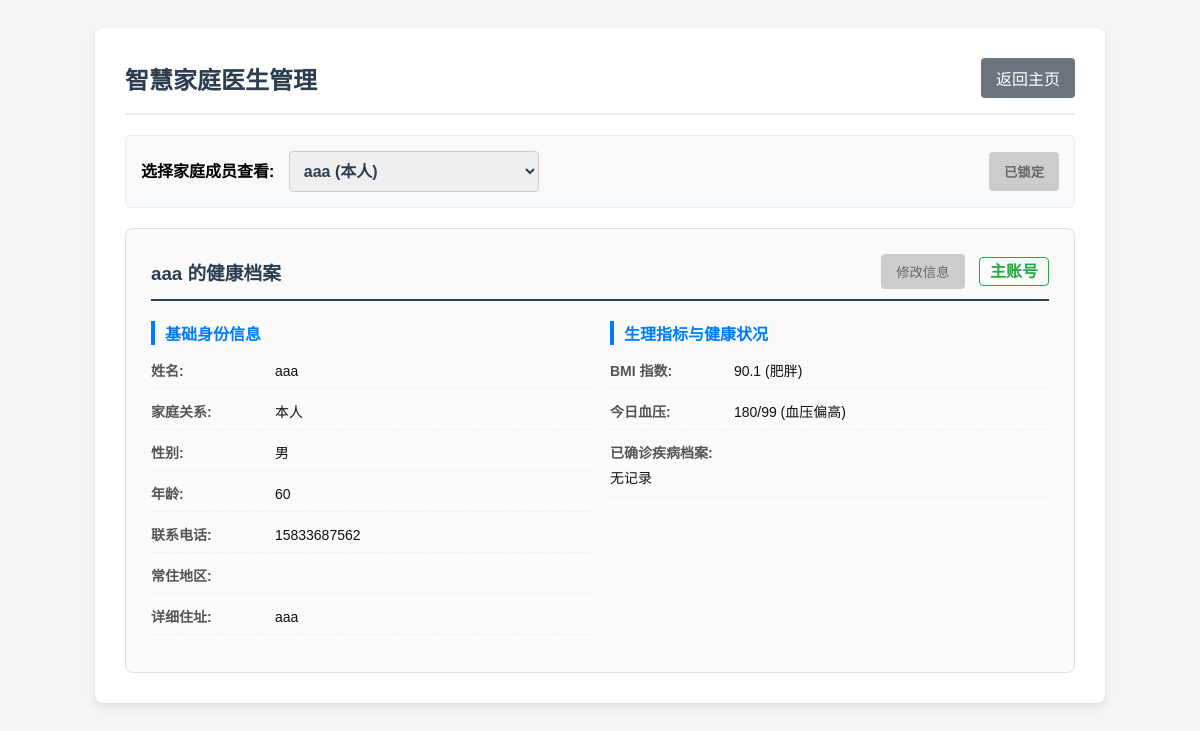
Screenshot of /family_management (signed in) with the database file from the repository.
### models.py (models this page shows)
class FamilyMember(db.Model):
    id = db.Column(db.Integer, primary_key=True)
    user_id = db.Column(db.Integer, db.ForeignKey('user.id'), nullable=False)
    name = db.Column(db.String(50), nullable=False)
    relation = db.Column(db.String(20), nullable=False)
    gender = db.Column(db.String(10), nullable=False)
    phone = db.Column(db.String(20), nullable=True)
    age = db.Column(db.Integer, nullable=True)
    province = db.Column(db.String(50), nullable=True)
    city = db.Column(db.String(50), nullable=True)
    community = db.Column(db.String(100), nullable=True)
    address = db.Column(db.String(200), nullable=True)
    height = db.Column(db.Float, nullable=True)
    weight = db.Column(db.Float, nullable=True)
    blood_pressure_systolic = db.Column(db.Integer, nullable=True)
    blood_pressure_diastolic = db.Column(db.Integer, nullable=True)
    disease_info = db.Column(db.Text, nullable=True)
    is_public_health_risk = db.Column(db.Boolean, default=False)
    admin_advice = db.Column(db.Text, nullable=True)
    medical_reports = db.relationship('MedicalReport', backref='member', lazy=True, cascade="all, delete-orphan")

### app.py (the view, shortened to what this page needs)
@app.route('/family_management', methods=['GET', 'POST'])
def family_management():
    if 'user_id' not in session: return redirect(url_for('login'))
    user = db.session.get(User, session['user_id'])
    members_data = []
    for m in user.family_members:
        bmi_val, bmi_msg, bmi_status = calculate_bmi_info(m.height, m.weight)
        bp_val, bp_msg, bp_status = evaluate_bp(m.blood_pressure_systolic, m.blood_pressure_diastolic)
        members_data.append(
            {'obj': m, 'bmi_val': bmi_val, 'bmi_msg': bmi_msg, 'bmi_status': bmi_status, 'bp_val': bp_val,
             'bp_msg': bp_msg, 'bp_status': bp_status})
    return render_template('family_management.html', user=user, members_data=members_data)

### app.py (called while the page is built, shortened)
@app.before_request
def enforce_readonly_lock():
    if request.method == 'POST' and 'user_id' in session:
        allowed_routes = ['logout', 'risk_assessment']
        if request.endpoint in allowed_routes:
            return None
        user = db.session.get(User, session['user_id'])
        if user and user.is_locked:
            flash('您的数据已被锁定，无法进行修改。')
            return redirect(request.referrer or url_for('user_dashboard'))

@app.context_processor
def inject_global_data():
    role = session.get('role')
    return dict()

def calculate_bmi_info(height_cm, weight_kg):
    if not height_cm or not weight_kg: return None, "数据不足", "normal"
    bmi = round(weight_kg / ((height_cm / 100) ** 2), 1)
    if bmi < 18.5:
        return bmi, "体重过低", "warning"
    elif 18.5 <= bmi < 24.9:
        return bmi, "体重正常", "success"
    elif 25 <= bmi < 29.9:
        return bmi, "超重", "danger"
    else:
        return bmi, "肥胖", "danger"

def evaluate_bp(high, low):
    if high is None or low is None: return None, "未填写", "normal"
    try:
        h, l = int(high), int(low)
    except:
        return None, "数据异常", "normal"
    if h >= 140 or l >= 90:
        return f"{h}/{l}", "血压偏高", "danger"
    elif h < 90 or l < 60:
        return f"{h}/{l}", "血压偏低", "warning"
    else:
        return f"{h}/{l}", "血压正常", "success"

### templates/family_management.html (shortened to what this page needs)
<!DOCTYPE html>
<html lang="zh-CN">
<head>
</head>
<body>
<div class="container">
    <div class="header">
        <h2 style="margin: 0; color: #2c3e50;">智慧家庭医生管理</h2>
        <a href="/user_dashboard" class="btn-back">返回主页</a>
    </div>
    <div class="control-bar">
        <div>
            <label style="font-weight: bold; margin-right: 10px;">选择家庭成员查看:</label>
            <select class="member-select" id="memberSelector" onchange="switchMemberCard(this.value)">
                {% for md in members_data %}
                    <option value="card_{{ md.obj.id }}">{{ md.obj.name }} ({{ md.obj.relation }})</option>
                {% endfor %}
            </select>
        </div>
        <button class="btn-add" onclick="openModal('add')" {% if user.is_locked %}disabled{% endif %}>
            {% if user.is_locked %}已锁定{% else %}+ 新增家庭成员{% endif %}
        </button>
    </div>
    {% for md in members_data %}
    <div id="card_{{ md.obj.id }}" class="member-card {% if loop.first %}active{% endif %}">
        <div style="display: flex; justify-content: space-between; align-items: center; border-bottom: 2px solid #2c3e50; padding-bottom: 10px; margin-bottom: 20px;">
            <h3 style="margin: 0; color: #2c3e50;">{{ md.obj.name }} 的健康档案</h3>
            <div>
                <button class="btn-edit" onclick='openModal("edit", {{ md.obj.id }})' {% if user.is_locked %}disabled{% endif %}>修改信息</button>
                {% if md.obj.relation != '本人' %}
                <form method="POST" action="/family_management" onsubmit="return confirm('确定要删除此档案吗？');" style="display:inline; margin-left: 10px;">
                    <input type="hidden" name="action" value="delete">
                    <input type="hidden" name="member_id" value="{{ md.obj.id }}">
                    <button type="submit" class="btn-danger" {% if user.is_locked %}disabled{% endif %}>移除</button>
                </form>
                {% else %}
                <span style="color: #28a745; font-weight: bold; border: 1px solid #28a745; padding: 5px 10px; border-radius: 4px; margin-left: 10px;">主账号</span>
                {% endif %}
            </div>
        </div>
        <div class="card-grid">
            <div>
                <div class="section-title">基础身份信息</div>
                <div class="info-row"><span class="info-label">姓名:</span> <span class="info-value">{{ md.obj.name }}</span></div>
                <div class="info-row"><span class="info-label">家庭关系:</span> <span class="info-value">{{ md.obj.relation }}</span></div>
                <div class="info-row"><span class="info-label">性别:</span> <span class="info-value">{{ md.obj.gender }}</span></div>
                <div class="info-row"><span class="info-label">年龄:</span> <span class="info-value">{{ md.obj.age if md.obj.age else '未填写' }}</span></div>
                <div class="info-row"><span class="info-label">联系电话:</span> <span class="info-value">{{ md.obj.phone if md.obj.phone else '未填写' }}</span></div>
                <div class="info-row"><span class="info-label">常住地区:</span> </div>
                <div class="info-row"><span class="info-label">详细住址:</span> <span class="info-value">{{ md.obj.address if md.obj.address else '未填写' }}</span></div>
            </div>
            <div>
                <div class="section-title">生理指标与健康状况</div>
                <div class="info-row">
                    <span class="info-label">BMI 指数:</span>
                    <span class="info-value">
                        {% if md.bmi_val %}{{ md.bmi_val }} ({{ md.bmi_msg }}){% else %}未测录{% endif %}
                    </span>
                </div>
                <div class="info-row">
                    <span class="info-label">今日血压:</span>
                    <span class="info-value">
                        {% if md.bp_val %}{{ md.bp_val }} ({{ md.bp_msg }}){% else %}未填写{% endif %}
                    </span>
                </div>
                <div class="info-row" style="margin-top: 10px;">
                    <span class="info-label">已确诊疾病档案:</span>
                    <div class="info-value" style="margin-top: 5px; line-height: 1.6; white-space: pre-wrap;">{{ md.obj.disease_info if md.obj.disease_info else '无记录' }}</div>
                </div>
            </div>
        </div>
    </div>
    {% endfor %}
</div>
</body>
</html>

### templates/family_management.html (style rules this page uses)
body { font-family: Arial, sans-serif; background-color: #f4f7f6; padding: 20px; display: flex; justify-content: center; }
.container { background: white; padding: 30px; border-radius: 8px; width: 950px; box-shadow: 0 4px 10px rgba(0,0,0,0.1); }
.header { display: flex; justify-content: space-between; align-items: center; border-bottom: 2px solid #eee; padding-bottom: 15px; margin-bottom: 20px; }
.btn-back { padding: 8px 15px; background-color: #6c757d; color: white; text-decoration: none; border-radius: 4px; }
.btn-add { padding: 10px 15px; background-color: #28a745; color: white; border: none; border-radius: 4px; cursor: pointer; font-weight: bold; }
.btn-edit { background-color: #17a2b8; color: white; border: none; padding: 8px 15px; border-radius: 4px; cursor: pointer; }
.control-bar { display: flex; justify-content: space-between; align-items: center; background: #f8f9fa; padding: 15px; border-radius: 6px; margin-bottom: 20px; border: 1px solid #e9ecef; }
.member-select { padding: 10px; font-size: 16px; border-radius: 4px; border: 1px solid #ccc; width: 250px; font-weight: bold; color: #2c3e50; }
.member-card { display: none; border: 1px solid #e0e0e0; border-radius: 8px; padding: 25px; margin-top: 10px; background: #fafafa; }
.member-card.active { display: block; }
.card-grid { display: grid; grid-template-columns: 1fr 1fr; gap: 20px; }
.info-row { margin-bottom: 12px; font-size: 14px; border-bottom: 1px dashed #eee; padding-bottom: 8px; }
.info-label { font-weight: bold; color: #555; display: inline-block; width: 120px; }
.info-value { color: #111; font-weight: 500; }
.section-title { font-size: 16px; font-weight: bold; color: #007bff; margin-bottom: 15px; border-left: 4px solid #007bff; padding-left: 10px; }
button:disabled { background-color: #ccc !important; cursor: not-allowed; color: #666 !important; }

### rows the page displays
FamilyMember: name "aaa (本人)", obj.name "aaa", obj.name "aaa", obj.relation "本人", obj.gender "男", obj "60", obj "15833687562", obj "aaa", obj "无记录"

### other values shown
{{ md.bmi_val }} "90.1"
{{ md.bmi_msg }} "肥胖"
{{ md.bp_val }} "180/99"
{{ md.bp_msg }} "血压偏高"
